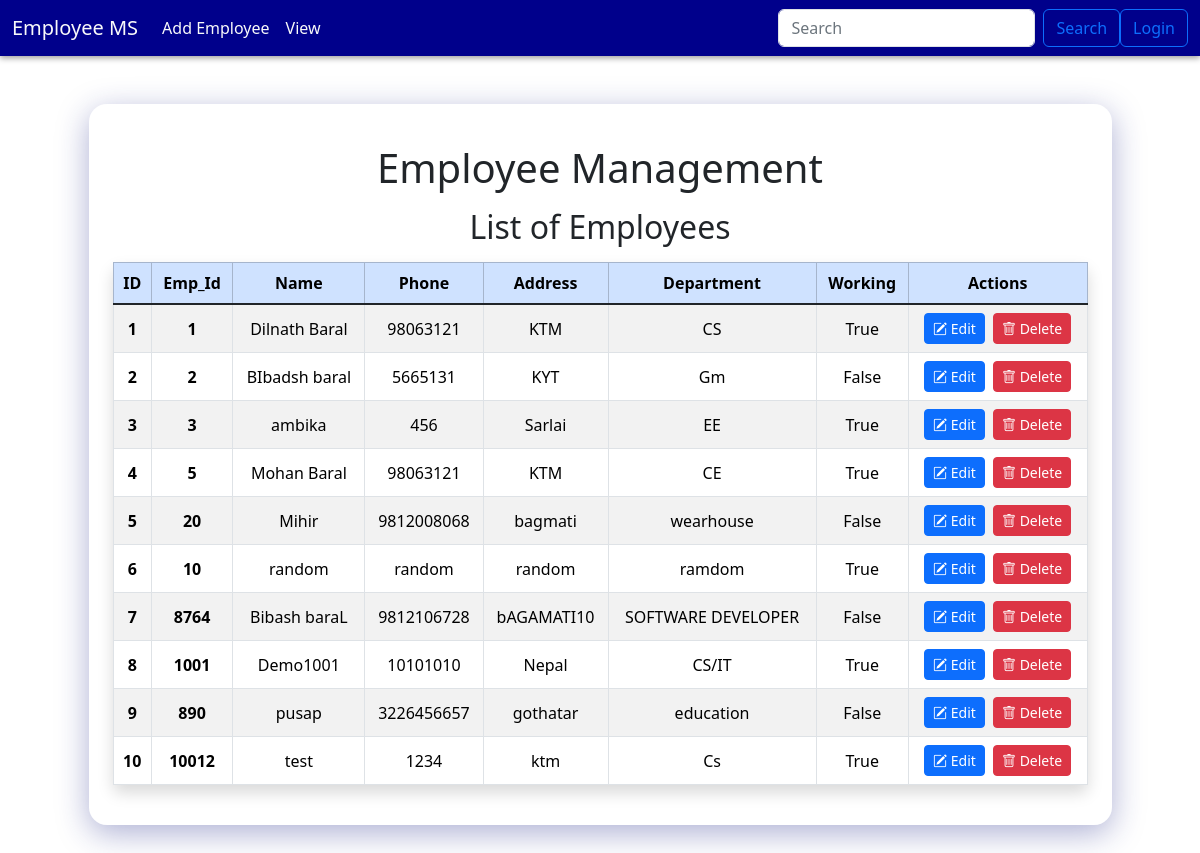
Page /home/ on the earlier database version.
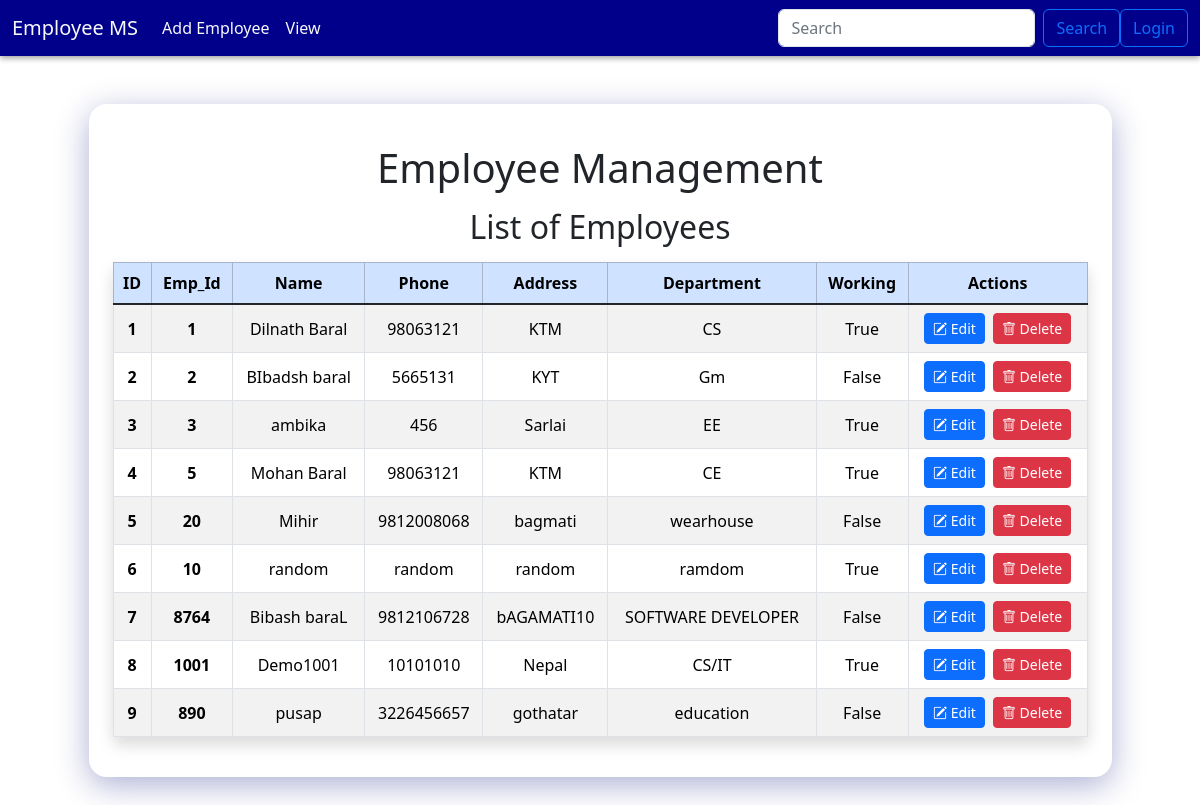
Same page on the later database version.
### Employee/models.py (models this page shows)
class Emp(models.Model):
    emp_id=models.IntegerField()
    name=models.CharField(max_length=100)
    phone=models.CharField(max_length=20)
    address=models.CharField(max_length=100)
    department=models.CharField(max_length=20)
    working=models.BooleanField(default=True)

### Employee/views.py (the view)
# urls.py: path('home/', emp_home),
def emp_home(request):
    print("Home page is called.")
    emps=Emp.objects.all()
    return render(request,"home.html",{
        'emps':emps
    })

### templates/home.html (shortened to what this page needs)
<!DOCTYPE html>
<html>
<head>
    <link href="https://cdn.jsdelivr.net/npm/bootstrap@5.3.0/dist/css/bootstrap.min.css" rel="stylesheet" />
    <link rel="stylesheet" href="https://cdn.jsdelivr.net/npm/bootstrap-icons@1.11.3/font/bootstrap-icons.css">
</head>
<body style="background: linear-gradient(rgba(255,255,255,0.7),rgba(255,255,255,0.7)), url('https://images.unsplash.com/photo-1506744038136-46273834b3fb?auto=format&fit=crop&w=1200&q=80') no-repeat center center fixed; background-size: cover;">
    {% include 'navbar.html'%}
<div class="container d-flex align-items-start justify-content-center mt-5 mb-5">
  <div class="col-md-11 p-4" style="background: rgba(255,255,255,0.25); border-radius: 18px; box-shadow: 0 8px 32px 0 rgba(31,38,135,0.37); backdrop-filter: blur(8px); -webkit-backdrop-filter: blur(8px);">
    <h1 class="text-center my-3">Employee Management</h1>
    <h2 class="text-center my-3">List of Employees</h2>
    <table class="table table-bordered table-striped text-center align-middle shadow rounded">
      <thead class="table-primary">
        <tr>
          <th>ID</th>
          <th>Emp_Id</th>
          <th>Name</th>
          <th>Phone</th>
          <th>Address</th>
          <th>Department</th>
          <th>Working</th>
          <th>Actions</th>
        </tr>
      </thead>
      <tbody class="table-group-divider">
      {% for e in emps %}
        <tr>
          <th>{{forloop.counter}}</th>
          <th>{{e.emp_id}}</th>
          <td>{{e.name}}</td>
          <td>{{e.phone}}</td>
          <td>{{e.address}}</td>
          <td>{{e.department}}</td>
          <td>{{e.working}}</td>
          <td>
            <a href="update-emp/{{e.id}}" class="btn btn-sm btn-primary me-1">
              <i class="bi bi-pencil-square"></i> Edit
            </a>
            <a href="delete-emp/{{e.id}}" class="btn btn-sm btn-danger">
              <i class="bi bi-trash"></i> Delete
            </a>
          </td>
        </tr>
      {% endfor %}
      </tbody>
    </table>
  </div>
</div>
</body>
</html>

Differences in the rows shown:
removed Emp: emp_id "10012", name "test", phone "1234", address "ktm", department "Cs", working "True"
